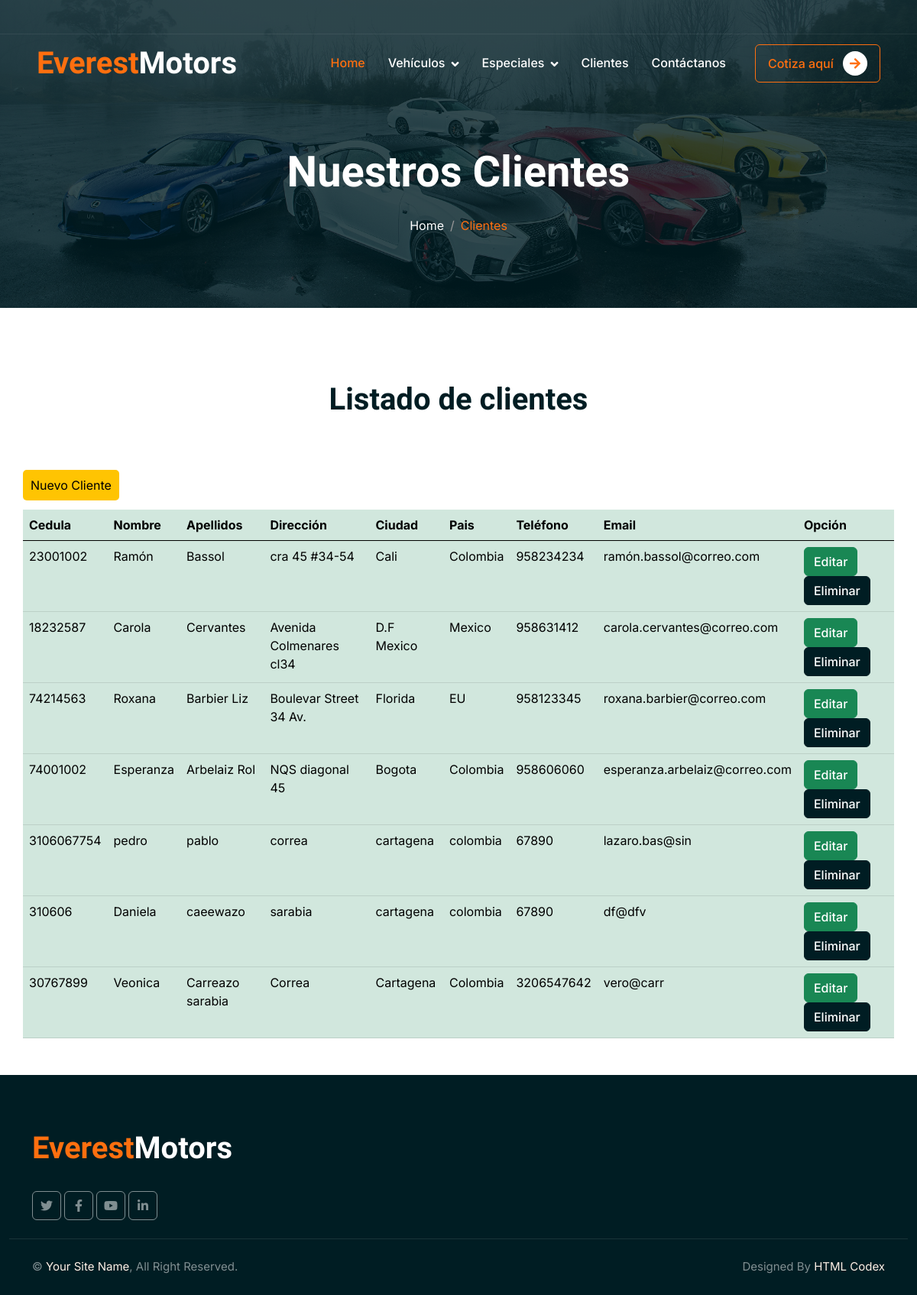
The app's page /clientes/clientes/ with its own data.
### clientes/models.py (models this page shows)
class Clientes(models.Model):
    cedula_cliente = models.CharField(primary_key=True, max_length=15)
    nombre_cliente = models.CharField(max_length=50)
    apellidos_cliente = models.CharField(max_length=50)
    direccion_cliente = models.CharField(max_length=100)
    ciudad_cliente = models.CharField(max_length=50)
    pais_cliente = models.CharField(max_length=50)
    telefono_cliente = models.CharField(max_length=30)
    email_cliente = models.CharField(max_length=50)
    def __str__(self):
        return f'{self.nombre_cliente} {self.apellidos_cliente}'

### clientes/views.py (the view)
# urls.py: path('clientes/clientes/', views.clientes, name='clientes'),
def  clientes(request):
        clientes = Clientes.objects.all()#se trae todos los registros de la tabla clientes
        print(clientes)#definir llave
        contexto = {
                'clientes' : clientes
        }
        return render(request, 'clientes/clientes.html', contexto)

### clientes/templates/clientes/clientes.html (shortened to what this page needs)
<!DOCTYPE html>
<html lang="en">
<head>
    {% load static %}
    <link href="https://cdnjs.cloudflare.com/ajax/libs/font-awesome/5.10.0/css/all.min.css" rel="stylesheet">
    <link href="https://cdn.jsdelivr.net/npm/bootstrap-icons@1.4.1/font/bootstrap-icons.css" rel="stylesheet">
    <link href="{% static 'clientes/lib/animate/animate.min.css' %}" rel="stylesheet">
    <link href="{% static 'clientes/lib/owlcarousel/assets/owl.carousel.min.css' %}" rel="stylesheet">
    <link href="{% static 'clientes/css/bootstrap.min.css' %}" rel="stylesheet">
    <link href="{% static 'clientes/css/style.css' %}" rel="stylesheet">
</head>
<body>
    <div class="container-fluid fixed-top px-0 wow fadeIn" data-wow-delay="0.1s">
        <div class="top-bar text-white-50 row gx-0 align-items-center d-none d-lg-flex">
            <div class="box">
                <div class="container-1">
                </div>
            </div>
        </div>
        <nav class="navbar navbar-expand-lg navbar-dark py-lg-0 px-lg-5 wow fadeIn" data-wow-delay="0.1s">
              <h1 class="fw-bold text-primary m-0">Everest<span class="text-white">Motors</span></h1>
            <div class="collapse navbar-collapse" id="navbarCollapse">
                <div class="navbar-nav ms-auto p-4 p-lg-0">
                    <a href="{% url 'inicio' %}" class="nav-item nav-link active">Home</a>
                     <div class="nav-item dropdown">
                        <a href="clientes/vehiculos.html" class="nav-link dropdown-toggle" data-bs-toggle="dropdown">Vehículos</a>
                    </div>
                    <div class="nav-item dropdown">
                        <a href="#" class="nav-link dropdown-toggle" data-bs-toggle="dropdown">Especiales</a>
                    </div>
                    <a href="{% url 'clientes' %}" class="nav-item nav-link">Clientes</a>
                    <a href="{% url 'contactanos' %}" class="nav-item nav-link">Contáctanos</a>
                </div>
                <div class="d-none d-lg-flex ms-2">
                    <a class="btn btn-outline-primary py-2 px-3" href="{% url 'cotiza' %}">
                       Cotiza aquí
                        <div class="d-inline-flex btn-sm-square bg-white text-primary rounded-circle ms-2">
                            <i class="fa fa-arrow-right"></i>
                        </div>
                    </a>
                </div>
            </div>
        </nav>
    </div>
    <div class="container-fluid page-header mb-5 wow fadeIn" data-wow-delay="0.1s">
        <div class="container text-center">
            <h1 class="display-4 text-white animated slideInDown mb-4">Nuestros Clientes</h1>
            <nav aria-label="breadcrumb animated slideInDown">
                <ol class="breadcrumb justify-content-center mb-0">
                    <li class="breadcrumb-item"><a class="text-white" href="#">Home</a></li>
                    <li class="breadcrumb-item text-primary active" aria-current="page">Clientes</li>
                </ol>
            </nav>
        </div>
    </div>
    <div class="container-xxl py-5">
        <div class="container">
            <div class="text-center mx-auto mb-5 wow fadeInUp" data-wow-delay="0.1s" style="max-width: 500px;">
                <h1 class="display-6 mb-5">Listado de clientes</h1>
            </div>
        </div>
    </div>
        {% block contenido %}
                    <p style="margin:auto; width: 95%; margin-top:-20px; "><a class="crear"  href="{% url 'crearCliente' %}" >Nuevo Cliente</a></p>
                <table style="margin:auto; width: 95%; margin-top:20px" class="table table-success table-striped-columns" >
                        <thead>
                                <th>Cedula</th>
                                <th>Nombre</th>
                                <th>Apellidos</th>
                                <th>Dirección</th>
                                <th>Ciudad</th>
                                <th>Pais</th>
                                <th>Teléfono</th>
                                <th>Email</th>
                                <th>Opción</th>
                        </thead>
                        <tbody>
                                {% for cliente in clientes %}
                                <tr>
                                    <td>{{cliente.cedula_cliente}}</td>
                                    <td>{{cliente.nombre_cliente}}</td>
                                    <td>{{cliente.apellidos_cliente}}</td>
                                    <td>{{cliente.direccion_cliente}}</td>
                                    <td>{{cliente.ciudad_cliente}}</td>
                                    <td>{{cliente.pais_cliente}}</td>
                                    <td>{{cliente.telefono_cliente}}</td>
                                    <td>{{cliente.email_cliente}}</td>
                                    <td>
                                        <a href="{% url 'editarCliente' cliente.cedula_cliente %}" class="btn btn-success" id="boton">Editar</a>
                                        <a href="{% url 'eliminarCliente' cliente.cedula_cliente %}" class="btn btn-dark" id="boton">Eliminar</a>
                                    </td>
                                </tr>
                                {% endfor %}
                        </tbody>
                </table>
        {% endblock %}
    <div class="container-fluid bg-dark text-white-50 footer mt-5 pt-5 wow fadeIn" data-wow-delay="0.1s">
        <div class="container py-4">
            <div class="row g-5">
                <div class="col-lg-3 col-md-6">
                    <h1 class="fw-bold text-primary mb-4">Everest<span class="text-white">Motors</span></h1>
                    <div class="d-flex pt-2">
                        <a class="btn btn-square me-1" href=""><i class="fab fa-twitter"></i></a>
                        <a class="btn btn-square me-1" href=""><i class="fab fa-facebook-f"></i></a>
                        <a class="btn btn-square me-1" href=""><i class="fab fa-youtube"></i></a>
                        <a class="btn btn-square me-0" href=""><i class="fab fa-linkedin-in"></i></a>
                    </div>
                </div>
                <div class="col-lg-3 col-md-6">
                </div>
            </div>
        </div>
        <div class="container-fluid copyright">
            <div class="container">
                <div class="row">
                    <div class="col-md-6 text-center text-md-start mb-3 mb-md-0">
                        &copy; <a href="#">Your Site Name</a>, All Right Reserved.
                    </div>
                    <div class="col-md-6 text-center text-md-end">
                        Designed By <a href="https://htmlcodex.com">HTML Codex</a>
                    </div>
                </div>
            </div>
        </div>
    </div>
</body>
</html>

### clientes/static/clientes/css/style.css (style rules this page uses)
:root { --primary: #FF6F0F; --secondary: #FFF0E6; --light: #F8F8F9; --dark: #001D23; }
.crear { background-color: #ffc402; color: black; padding: 10px 10px; border-radius: 5px; }
.btn { font-weight: 500; transition: .5s; }
.btn-square { width: 38px; height: 38px; }
.btn-sm-square { width: 32px; height: 32px; }
.btn-square, .btn-sm-square, .btn-lg-square { padding: 0; display: flex; align-items: center; justify-content: center; font-weight: normal; }
.fixed-top { transition: .5s; }
.top-bar { height: 45px; border-bottom: 1px solid rgba(255, 255, 255, .07); }
.navbar .dropdown-toggle::after { border: none; content: "\f107"; font-family: "Font Awesome 5 Free"; font-weight: 900; vertical-align: middle; margin-left: 8px; }
.navbar .navbar-nav .nav-link { margin-right: 30px; padding: 25px 0; color: #FFFFFF; font-weight: 500; outline: none; }
.navbar .navbar-nav .nav-link:hover, .navbar .navbar-nav .nav-link.active { color: var(--primary); }
.page-header { padding-top: 12rem; padding-bottom: 6rem; background: linear-gradient(rgba(0, 29, 35, .8), rgba(0, 29, 35, .8)), url(../img/imagen_1.jpg) center center no-repeat; background-size: cover; }
.page-header .breadcrumb-item+.breadcrumb-item::before { color: #999999; }
.footer .btn.btn-square { color: rgba(255,255,255,0.5); border: 1px solid rgba(255,255,255,0.5); }
.footer .copyright { padding: 25px 0; font-size: 15px; border-top: 1px solid rgba(256, 256, 256, .1); }
.footer .copyright a { color: var(--secondary); }

### records on screen
Clientes: cedula_cliente "23001002", nombre_cliente "Ramón", apellidos_cliente "Bassol", direccion_cliente "cra 45 #34-54", ciudad_cliente "Cali", pais_cliente "Colombia", telefono_cliente "958234234", email_cliente "ramón.bassol@correo.com"
Clientes: cedula_cliente "18232587", nombre_cliente "Carola", apellidos_cliente "Cervantes", direccion_cliente "Avenida Colmenares cl34", ciudad_cliente "D.F Mexico", pais_cliente "Mexico", telefono_cliente "958631412", email_cliente "carola.cervantes@correo.com"
Clientes: cedula_cliente "74214563", nombre_cliente "Roxana", apellidos_cliente "Barbier Liz", direccion_cliente "Boulevar Street 34 Av.", ciudad_cliente "Florida", pais_cliente "EU", telefono_cliente "958123345", email_cliente "roxana.barbier@correo.com"
Clientes: cedula_cliente "74001002", nombre_cliente "Esperanza", apellidos_cliente "Arbelaiz Rol", direccion_cliente "NQS diagonal 45", ciudad_cliente "Bogota", pais_cliente "Colombia", telefono_cliente "958606060", email_cliente "esperanza.arbelaiz@correo.com"
Clientes: cedula_cliente "3106067754", nombre_cliente "pedro", apellidos_cliente "pablo", direccion_cliente "correa", ciudad_cliente "cartagena", pais_cliente "colombia", telefono_cliente "67890", email_cliente "lazaro.bas@sin"
Clientes: cedula_cliente "310606", nombre_cliente "Daniela", apellidos_cliente "caeewazo", direccion_cliente "sarabia", ciudad_cliente "cartagena", pais_cliente "colombia", telefono_cliente "67890", email_cliente "df@dfv"
Clientes: cedula_cliente "30767899", nombre_cliente "Veonica", apellidos_cliente "Carreazo sarabia", direccion_cliente "Correa", ciudad_cliente "Cartagena", pais_cliente "Colombia", telefono_cliente "3206547642", email_cliente "vero@carr"
